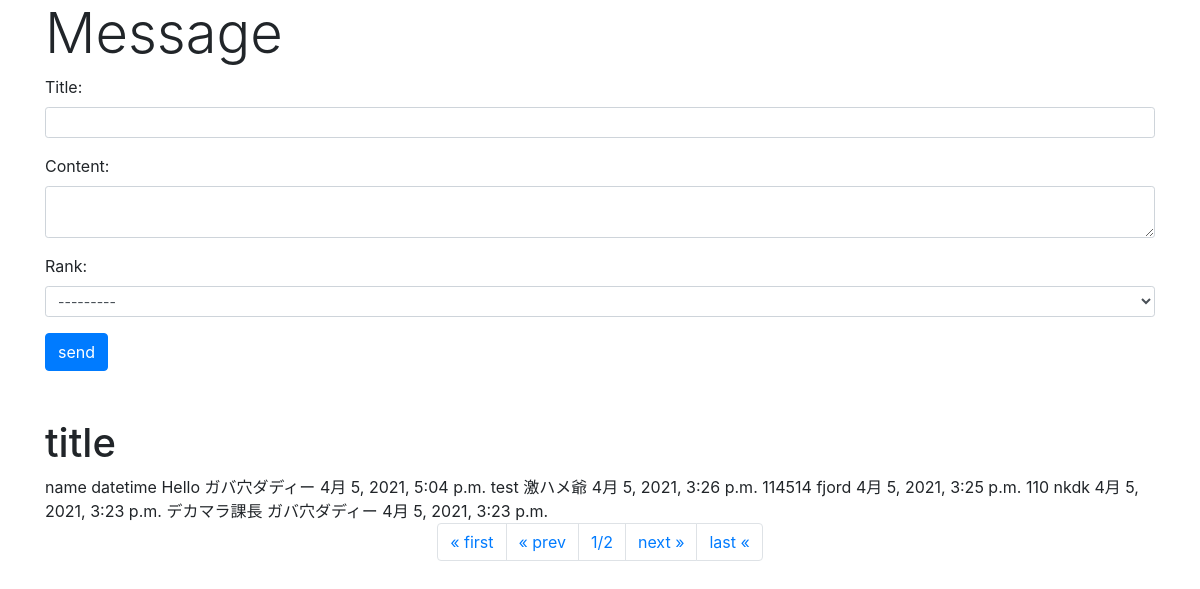
Screenshot of /proto/message/ with the database file from the repository.
### proto/models.py (models this page shows, shortened)
class Message(models.Model):
    rank = models.ForeignKey(Rank, on_delete=models.CASCADE)
    title = models.CharField(max_length=100)
    content = models.CharField(max_length=300)
    pub_date = models.DateTimeField(auto_now_add=True)
    class Meta:
        ordering = ('pub_date',)

class Rank(models.Model):
    name = models.CharField(max_length=100)
    point = models.IntegerField(validators=[MinValueValidator(0),MaxValueValidator(100000000)])
    datepoint = models.DateField()
    def __str__(self):
        return '<Rank:id=' + str(id) + ', ' + self.name + '(' +str(self.point) + ')>'

### proto/views.py (the view)
# urls.py: path('message/', views.message, name='message'),
def message(request, page=1):
    if (request.method == 'POST'):
        obj = Message()
        form = MessageForm(request.POST, instance=obj)
        form.save()
    data = Message.objects.all().reverse()
    paginator = Paginator(data, 5)
    params = {
        'title': 'Message',
        'form': MessageForm(),
        'data': paginator.get_page(page),
    }
    return render(request, 'proto/message.html', params)

### proto/forms.py
class MessageForm(forms.ModelForm):
    class Meta:
        model = Message
        fields = ['title','content','rank']
        widgets = {
            'title': forms.TextInput(attrs={'class':'form-control form-control-sm'}),
            'content': forms.Textarea(attrs={'class':'form-control form-control-sm', 'rows':2}),
            'rank': forms.Select(attrs={'class':'form-control form-control-sm'}),
        }

### proto/templates/proto/message.html (shortened to what this page needs)
{% load static %}
<!DOCTYPE html>
<html lang="ja">
<head>
    <mata charset="utf-8">
    <link rel="stylesheet"
    href="https://stackpath.bootstrapcdn.com/bootstrap/4.5.2/css/bootstrap.min.css"
/>
    </head>
<body class="container">
    <h1 class="display-4" text-primary>{{title}}</h1>
        <form action="{% url 'message' %}" method="POST">
    {{ form.as_p }}
        <input type="submit" value="send" class="btn btn-primary">
    <teble class="table">
        <tr>
            <h1>title</h1>
            <th >name</th>
            <th >datetime</th>
        </tr>
    {% for item in data %}
        <tr>
            <td >{{item.title}}</td>
            <td >{{item.rank.name}}</td>
            <td >{{item.pub_date}}</td>
        </tr>
    {% endfor %}
    </teble>
    <ul class="pagination justify-content-center">
        {% if data.has_previous %}
        <li class="page-item">
            <a class="page-link" href="{% url 'message' %}">&laquo; first</a>
        </li>
        <li class="page-item">
            <a class="page-link" href="{% url 'message' %}{{data.previous_page_number}}">&laquo; prev</a>
        </li>
        {% else %}
        <li class="page-item">
            <a class="page-link">&laquo; first</a>
        </li>
        <li class="page-item">
            <a class="page-link">&laquo; prev</a>
        </li>
        {% endif %}
        <li class="page-item">
            <a class="page-link">{{data.number}}/{{data.paginator.num_pages}}</a>
        </li>
        {% if data.has_next %}
        <li class="page-item">
            <a class="page-link" href="{% url 'message' %}{{data.next_page_number}}">next &raquo;</a>
        </li>
        <li class="page-item">
            <a class="page-link" href="{% url 'message' %}{{data.paginator.num_pages}}">last &laquo;</a>
        </li>
        {% endif %}
    </ul>
</body>
</html>

### rows the page displays
Message: title "Hello", rank.name "ガバ穴ダディー", pub_date "4月 5, 2021, 5:04 p.m."
Message: title "test", rank.name "激ハメ爺", pub_date "4月 5, 2021, 3:26 p.m."
Message: title "114514", rank.name "fjord", pub_date "4月 5, 2021, 3:25 p.m."
Message: title "110", rank.name "nkdk", pub_date "4月 5, 2021, 3:23 p.m."
Message: title "デカマラ課長", rank.name "ガバ穴ダディー", pub_date "4月 5, 2021, 3:23 p.m."

### other values shown
{{ title }} "Message"
{{ data.number }} "1"
{{ data.paginator.num_pages }} "2"
